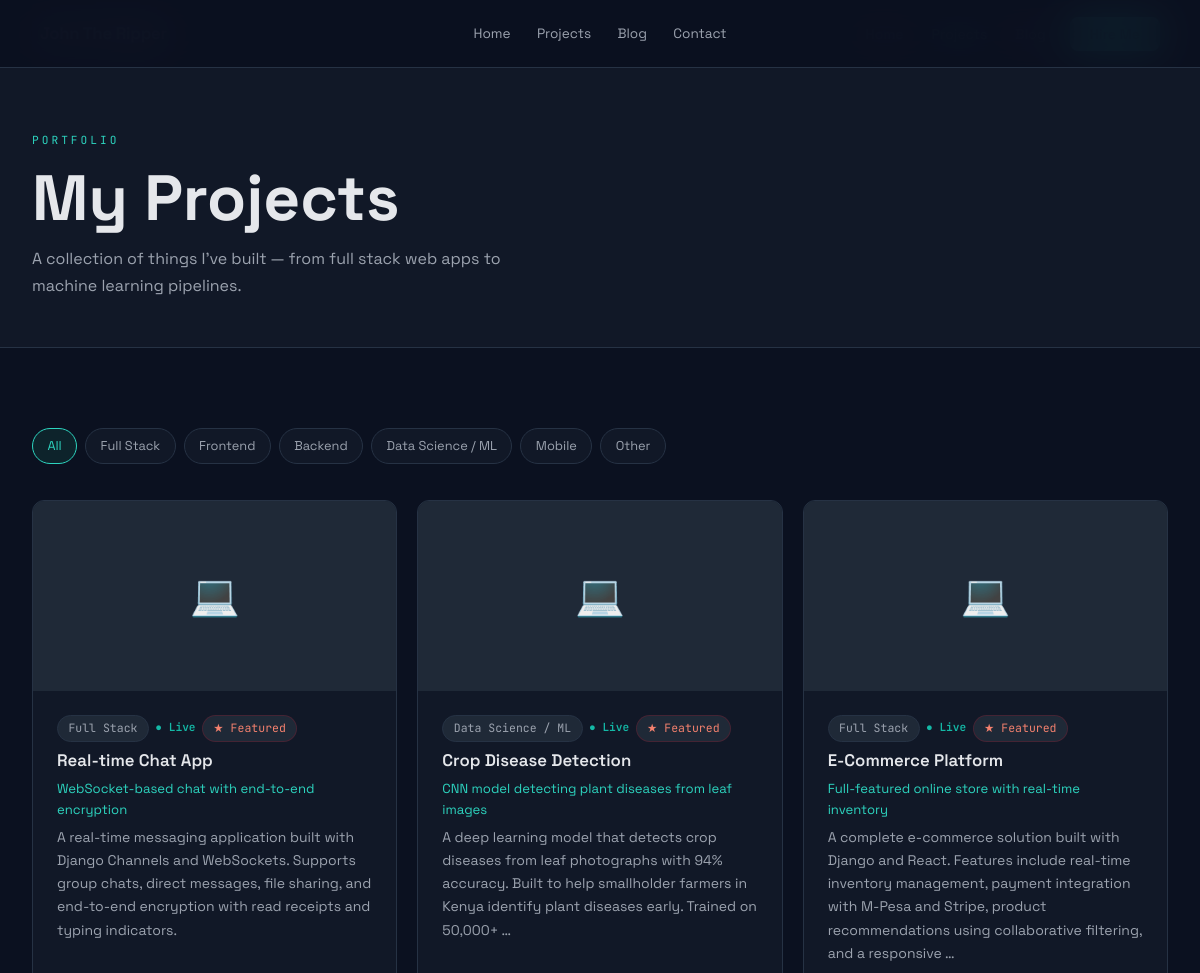
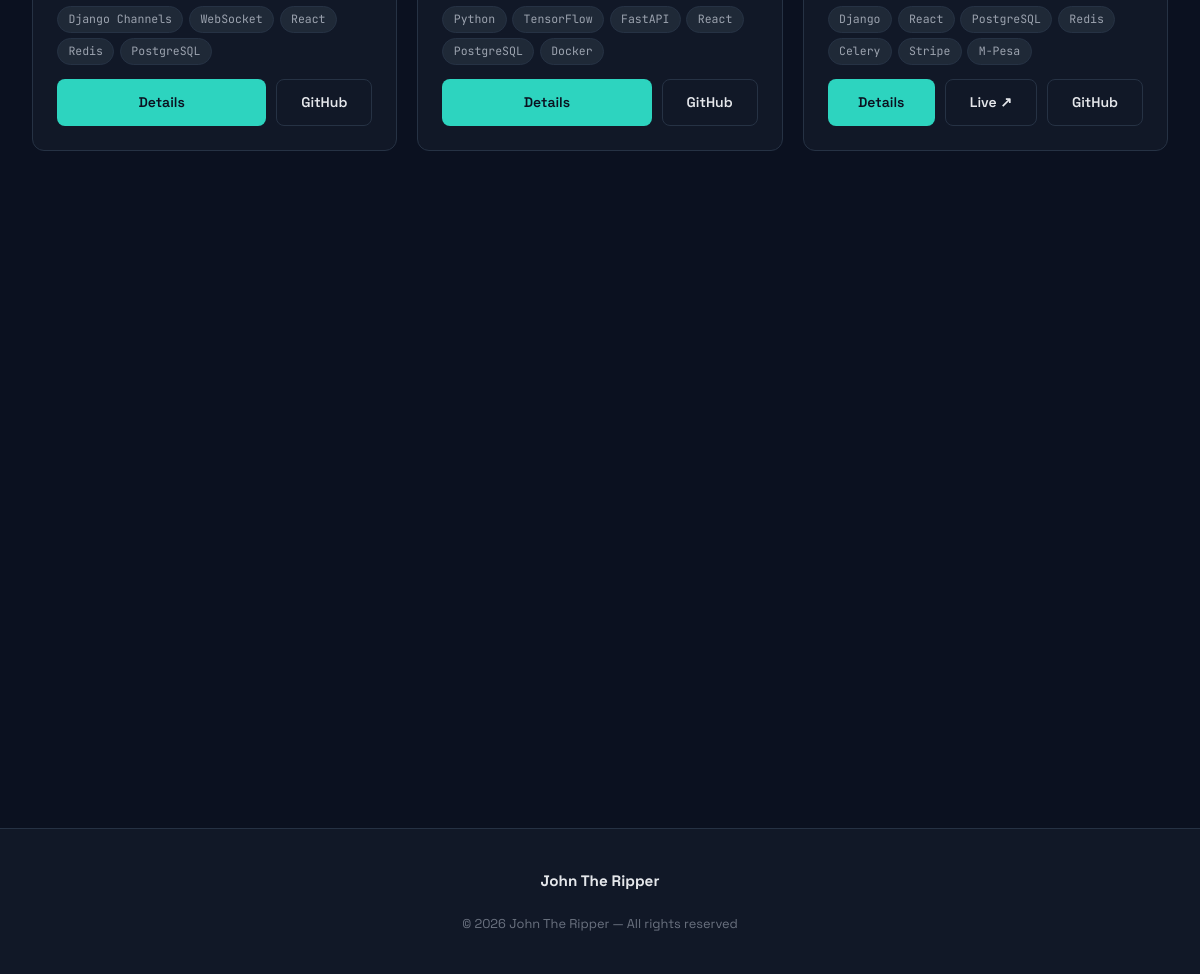
/projects/, run on the app's committed database (2 pictures, top to bottom).
### core/models.py (models this page shows, shortened)
class Project(models.Model):
    STATUS_CHOICES = [
        ('live', 'Live'),
        ('in_progress', 'In Progress'),
        ('archived', 'Archived'),
    ]
    CATEGORY_CHOICES = [
        ('fullstack', 'Full Stack'),
        ('frontend', 'Frontend'),
        ('backend', 'Backend'),
        ('data', 'Data Science / ML'),
        ('mobile', 'Mobile'),
        ('other', 'Other'),
    ]
    title = models.CharField(max_length=200)
    slug = models.SlugField(unique=True)
    tagline = models.CharField(max_length=300, blank=True)
    description = models.TextField()
    category = models.CharField(max_length=20, choices=CATEGORY_CHOICES, default='fullstack')
    status = models.CharField(max_length=20, choices=STATUS_CHOICES, default='live')
    tech_stack = models.CharField(max_length=500, blank=True, help_text="Comma-separated: Django, React, PostgreSQL")
    image = models.ImageField(upload_to='projects/', blank=True, null=True)
    github_url = models.URLField(blank=True)
    live_url = models.URLField(blank=True)
    featured = models.BooleanField(default=False)
    created_at = models.DateTimeField(default=timezone.now)
    updated_at = models.DateTimeField(auto_now=True)
    class Meta:
        ordering = ['-featured', '-created_at']
    def get_tech_list(self):
        return [t.strip() for t in self.tech_stack.split(',') if t.strip()]

class Profile(models.Model):
    name = models.CharField(max_length=100, default="Your Name")
    tagline = models.CharField(max_length=200, default="Full Stack Developer | Data Scientist")
    bio = models.TextField(default="")
    avatar = models.ImageField(upload_to='profile/', blank=True, null=True)
    resume = models.FileField(upload_to='resume/', blank=True, null=True)
    github = models.URLField(blank=True)
    linkedin = models.URLField(blank=True)
    twitter = models.URLField(blank=True)
    email = models.EmailField(blank=True)
    location = models.CharField(max_length=100, blank=True, default="Nairobi, Kenya")
    years_experience = models.IntegerField(default=0)
    projects_count = models.IntegerField(default=0)
    clients_count = models.IntegerField(default=0)
    class Meta:
        verbose_name = "Profile"

### core/views.py (the view)
# urls.py: path('projects/', views.projects, name='projects'),
def projects(request):
    category = request.GET.get('category', '')
    qs = Project.objects.all()
    if category:
        qs = qs.filter(category=category)
    categories = Project.CATEGORY_CHOICES
    context = {'projects': qs, 'categories': categories, 'active_category': category}
    return render(request, 'core/projects.html', context)

### core/context_processors.py (called while the page is built)
def site_profile(request):
    profile = Profile.objects.first()
    return {'site_profile': profile}

### core/templates/core/projects.html (shortened to what this page needs)
{% extends 'core/base.html' %}
{% block content %}
<div class="page-hero">
  <div class="container">
    <p class="section-label">Portfolio</p>
    <h1>My Projects</h1>
    <p class="page-hero-sub">A collection of things I've built — from full stack web apps to machine learning pipelines.</p>
  </div>
</div>
<section>
  <div class="container">
    <div class="filter-bar">
      <a href="/projects/" class="filter-btn {% if not active_category %}active{% endif %}">All</a>
      {% for val, label in categories %}
      <a href="/projects/?category={{ val }}" class="filter-btn {% if active_category == val %}active{% endif %}">{{ label }}</a>
      {% endfor %}
    </div>
    <div class="grid-3">
      {% for project in projects %}
      <div class="card reveal" style="display:flex;flex-direction:column">
        <div class="project-thumb">
          {% if project.image %}<img src="{{ project.image.url }}" alt="{{ project.title }}">{% else %}💻{% endif %}
        </div>
        <div class="project-body">
          <div style="display:flex;gap:0.4rem;flex-wrap:wrap;align-items:center">
            <span class="tag">{{ project.get_category_display }}</span>
            <span class="project-status status-{{ project.status }}">● {{ project.get_status_display }}</span>
            {% if project.featured %}<span class="tag" style="color:#F4816E;border-color:rgba(139,26,46,0.35)">★ Featured</span>{% endif %}
          </div>
          <h3 class="project-title">{{ project.title }}</h3>
          {% if project.tagline %}<p class="project-tagline">{{ project.tagline }}</p>{% endif %}
          <p class="project-desc">{{ project.description|truncatewords:28 }}</p>
          <div class="tech-tags">
            {% for tech in project.get_tech_list %}
            <span class="tag">{{ tech }}</span>
            {% endfor %}
          </div>
          <div class="project-links">
            <a href="/projects/{{ project.slug }}/" class="btn btn-primary" style="flex:1">Details</a>
            {% if project.live_url %}<a href="{{ project.live_url }}" class="btn btn-outline" target="_blank" rel="noopener">Live ↗</a>{% endif %}
            {% if project.github_url %}<a href="{{ project.github_url }}" class="btn btn-outline" target="_blank" rel="noopener">GitHub</a>{% endif %}
          </div>
        </div>
      </div>
      {% endfor %}
    </div>
  </div>
</section>
{% endblock %}

### core/templates/core/base.html (shortened to what this page needs)
<!DOCTYPE html>
<html lang="en">
<head>
  {% load static %}
</head>
<body>
  <nav id="mainNav">
    <a href="/" class="nav-logo">{{ site_profile.name|default:"Alex Kimani" }}</a>
    <div class="nav-right">
      <ul class="nav-links" id="navLinks">
        <li><a href="/" {% if request.resolver_match.url_name == 'home' %}class="active"{% endif %}>Home</a></li>
        <li><a href="/projects/" {% if request.resolver_match.url_name == 'projects' or request.resolver_match.url_name == 'project_detail' %}class="active"{% endif %}>Projects</a></li>
        <li><a href="/blog/" {% if request.resolver_match.url_name == 'blog' or request.resolver_match.url_name == 'blog_detail' %}class="active"{% endif %}>Blog</a></li>
        <li><a href="/contact/" class="nav-cta" {% if request.resolver_match.url_name == 'contact' %}style="background:#fff!important"{% endif %}>Hire Me</a></li>
      </ul>
    </div>
  </nav>
  <main>{% block content %}{% endblock %}</main>
  <footer>
    <div class="container">
      <div class="footer-inner">
        <a href="/" class="nav-logo" style="font-size:0.95rem;font-family:var(--font-display);letter-spacing:0">{{ site_profile.name|default:"Alex Kimani" }}</a>
        <nav class="footer-links" aria-label="Footer navigation">
          <a href="/">Home</a>
          <a href="/projects/">Projects</a>
          <a href="/blog/">Blog</a>
          <a href="/contact/">Contact</a>
        </nav>
        <p>© {% now "Y" %} {{ site_profile.name|default:"Alex Kimani" }} — All rights reserved</p>
      </div>
    </div>
  </footer>
</body>
</html>

### core/templates/core/base.html (style rules this page uses)
*, *::before, *::after { box-sizing: border-box; margin: 0; padding: 0; }
:root { --bg: #0B1120; --surface: #111827; --surface2: #1F2937; --border: #263244; --accent: #2DD4BF; --accent2: #3B82F6; --accent3: #14B8A6; --text: #E5E7EB; --text-muted: #9CA3AF; --text-dim: #6B7280; --font-display: 'Space Grotesk', sans-serif; --font-mono: 'JetBrains Mono', monospace; --radius: 12px; --radius-sm: 8px; --transition: 0.25s cubic-bezier(0.4,0,0.2,1); --nav-h: 68px; }
html { scroll-behavior: smooth; }
body { font-family: var(--font-display); background: var(--bg); color: var(--text); line-height: 1.6; overflow-x: hidden; }
nav { position: fixed; top: 0; left: 0; right: 0; z-index: 1000; display: flex; align-items: center; justify-content: space-between; padding: 0 clamp(1rem, 4vw, 2.5rem); height: var(--nav-h); background: rgba(11, 17, 32, 0.92); backdrop-filter: blur(20px); -webkit-backdrop-filter: blur(20px); border-bottom: 1px solid var(--border); transition: box-shadow var(--transition); }
.nav-logo { font-family: var(--font-display); font-size: 1.05rem; font-weight: 700; color: var(--text); text-decoration: none; letter-spacing: -0.3px; flex-shrink: 0; }
.nav-right { display: flex; align-items: center; gap: 0.5rem; }
.nav-links { display: flex; gap: 0.25rem; list-style: none; align-items: center; }
.nav-links a { color: var(--text-muted); text-decoration: none; font-size: 0.875rem; font-weight: 500; padding: 0.5rem 0.75rem; border-radius: var(--radius-sm); transition: all var(--transition); position: relative; white-space: nowrap; }
.nav-links a.active { color: var(--accent); }
.nav-cta { padding: 0.5rem 1.25rem !important; background: var(--accent) !important; color: var(--bg) !important; border-radius: var(--radius-sm) !important; font-weight: 600 !important; margin-left: 0.5rem; }
main { padding-top: var(--nav-h); }
section { padding: clamp(3rem, 8vw, 5rem) 0; }
.container { max-width: 1200px; margin: 0 auto; padding: 0 clamp(1rem, 4vw, 2rem); }
.section-label { font-family: var(--font-mono); font-size: 0.7rem; color: var(--accent); text-transform: uppercase; letter-spacing: 3px; margin-bottom: 0.75rem; }
h1, h2, h3 { font-weight: 700; line-height: 1.15; }
h1 { font-size: clamp(2.2rem, 5.5vw, 4rem); }
h3 { font-size: clamp(1rem, 2vw, 1.2rem); }
.card { background: var(--surface); border: 1px solid var(--border); border-radius: var(--radius); overflow: hidden; transition: all var(--transition); }
.btn { display: inline-flex; align-items: center; justify-content: center; gap: 0.4rem; padding: 0.7rem 1.5rem; border-radius: var(--radius-sm); font-weight: 600; font-size: 0.875rem; text-decoration: none; cursor: pointer; transition: all var(--transition); border: none; font-family: var(--font-display); white-space: nowrap; }
.btn-primary { background: var(--accent); color: var(--bg); }
.btn-outline { background: transparent; border: 1px solid var(--border); color: var(--text); }
.tag { display: inline-block; padding: 0.2rem 0.65rem; background: var(--surface2); border: 1px solid var(--border); border-radius: 100px; font-size: 0.72rem; color: var(--text-muted); font-family: var(--font-mono); }
.grid-3 { display: grid; grid-template-columns: repeat(auto-fill, minmax(min(100%, 300px), 1fr)); gap: 1.25rem; }
footer { background: var(--surface); border-top: 1px solid var(--border); padding: clamp(1.5rem, 4vw, 2.5rem) 0; }
.footer-inner { display: flex; flex-direction: column; align-items: center; gap: 1.25rem; text-align: center; }
.footer-links { display: flex; gap: 0.25rem; justify-content: center; flex-wrap: wrap; }
.footer-links a { color: var(--text-muted); text-decoration: none; font-size: 0.85rem; padding: 0.35rem 0.7rem; border-radius: var(--radius-sm); transition: color var(--transition); }
footer p { color: var(--text-dim); font-size: 0.8rem; }
.reveal { opacity: 0; transform: translateY(24px); transition: opacity 0.6s ease, transform 0.6s ease; }
.reveal.visible { opacity: 1; transform: translateY(0); }
.page-hero { padding: clamp(2.5rem, 6vw, 4rem) 0 clamp(2rem, 4vw, 3rem); background: var(--surface); border-bottom: 1px solid var(--border); }
.page-hero-sub { color: var(--text-muted); margin-top: 0.6rem; max-width: 520px; font-size: clamp(0.9rem, 2vw, 1rem); line-height: 1.7; }

### data on the page
Project: category "Full Stack", status "Live", featured "★ Featured", title "Real-time Chat App", tagline "WebSocket-based chat with end-to-end encryption", description "A real-time messaging application built with Django Channels and WebSockets. Supports group chats, direct messages, file sharing, and end-to-end encryption with read receipts and typing indicators.", get_tech_list "Django Channels" "WebSocket" "React" "Redis" "PostgreSQL"
Project: category "Data Science / ML", status "Live", featured "★ Featured", title "Crop Disease Detection", tagline "CNN model detecting plant diseases from leaf images", description "A deep learning model that detects crop diseases from leaf photographs with 94% accuracy. Built to help smallholder farmers in Kenya identify plant diseases early. Trained on 50,000+ …", get_tech_list "Python" "TensorFlow" "FastAPI" "React" "PostgreSQL" "Docker"
Project: category "Full Stack", status "Live", featured "★ Featured", title "E-Commerce Platform", tagline "Full-featured online store with real-time inventory", description "A complete e-commerce solution built with Django and React. Features include real-time inventory management, payment integration with M-Pesa and Stripe, product recommendations using collaborative filtering, and a responsive …", get_tech_list "Django" "React" "PostgreSQL" "Redis" "Celery" "Stripe" "M-Pesa"
Profile: name "John The Ripper"

### other printed values
{{ label }} "Full Stack" "Frontend" "Backend" "Data Science / ML" "Mobile" "Other"
